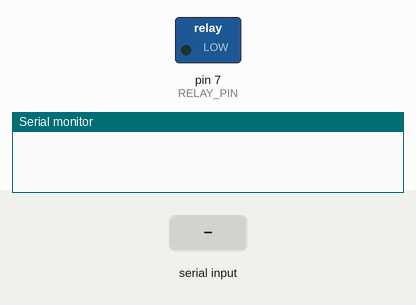
Recording of a sketch running on a simulated Arduino Uno, built with avr-gcc and run on an emulated ATmega328P. Parts: switched loads named in the sketch (green lamp = pin HIGH), the last lines printed to the serial monitor. The inputs (shaded band) are chosen by the test bench.

Above: at 1.2 s.
1.3 s: "q" received over Serial
At 1.7 s:
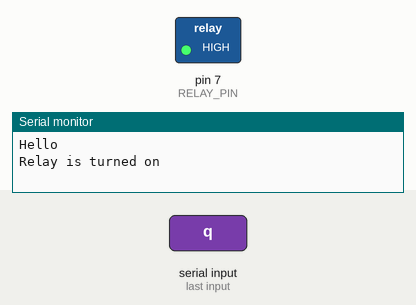
2.8 s: "a" received over Serial
At 4.0 s:
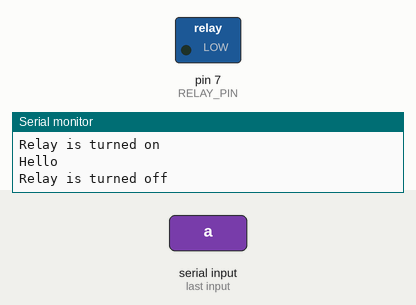
Timing chart, 0 to 5.8 s (numbered marks = the images above; inputs shaded):
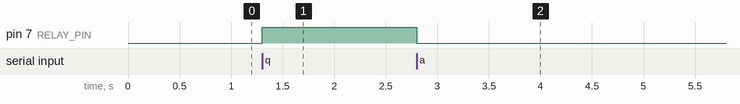

The sketch:

relay.ino
```cpp
#include "relay.h"

void setup() {
  Serial.begin(9600);
  setupRelay();
}

void loop() {
  //  setValueRelay(RELAY_ON);
  //  Serial.println("Relay is turned on");
  //  delay(2000);
  //
  //  setValueRelay(RELAY_OFF);
  //  Serial.println("Relay is turned off");
  //  delay(2000);
  if (Serial.available()) {
    Serial.println("Hello");
    char cmd = Serial.read();
    switch (cmd) {
      case 'q':
        setValueRelay(RELAY_ON);
        Serial.println("Relay is turned on");
        break;
      case 'a':
        setValueRelay(RELAY_OFF);
        Serial.println("Relay is turned off");
        break;
    }
  }
}
```

relay.cpp
```cpp
#include "relay.h"
#include "Arduino.h"

int relayCurrentState;

void setupRelay(){
  pinMode(RELAY_PIN, OUTPUT);
}

void setValueRelay(int value){
  if (value < RELAY_MIN) {
    value = RELAY_MIN;
  }
  else if (value > RELAY_MAX) {
    value = RELAY_MAX;
  }

  if (value != RELAY_OFF) {
    digitalWrite(RELAY_PIN, HIGH);
  }
  else {
    digitalWrite(RELAY_PIN, LOW);
  }
  relayCurrentState = value;
}

int getValueRelay(void){
  return relayCurrentState;
}
```

relay.h
```cpp
#ifndef RELAY_H_
#define RELAY_H_

#define RELAY_MIN 0
#define RELAY_MAX 1
#define RELAY_OFF 0
#define RELAY_ON 1
#define RELAY_PIN 7

void setupRelay();
void setValueRelay(int value);
int getValueRelay(void);

#endif
```

Measured:
- after the input at 1.3 s, pin 7 (RELAY_PIN): LOW → HIGH at once
- after the input at 2.8 s, pin 7 (RELAY_PIN): HIGH → LOW at once
